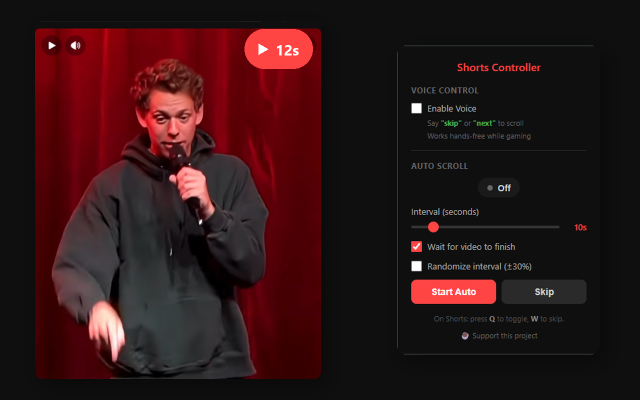
#> input picture store-assets/screenshot-1-1280x800.png, 1280 x 800 px, given in place of screenshot-1784322815769-1.png, which was not available (shown at 1/2 size)
$ python make_screenshot.py
#> lines starting #> are read from the running program, lines starting #| are printed output that depends on the picture; after the words box and inside, x2 and y2 are one past the last pixel; in counts of white or black regions, pixels touching at a corner belong together; pictures that were not available may be replaced by others from this repository, and a replacement may not be noted
from PIL import Image, ImageFilter, ImageDraw, ImageFont

CANVAS_W, CANVAS_H = 1280, 800
BG_COLOR = (15, 15, 15)

RAW_PATH = r"C:\Users\haith\AppData\Local\Temp\claude-chrome-screenshots-Eypg3j\screenshot-1784322815769-1.png"
POPUP_PATH = r"C:\Users\haith\OneDrive\Pictures\Screenshots\shortsautoscroll.png"
OUT_PATH = "store-assets/screenshot-1-1280x800.png"

# Video player crop, measured directly from the raw screenshot, cut just above the
# caption band so no caption text is included.
VIDEO_BOX = (20, 32, 478, 605)


def make_badge(text="12s", scale=3):
    """Render the on-page countdown badge from scratch (matches content.css's
    .yt-as-badge exactly) instead of cropping it out of the page screenshot,
    which drags in YouTube's own adjacent UI chrome."""
    h = 40 * scale
    pad_x = 14 * scale
    icon_size = 11 * scale
    gap = 6 * scale
    font = ImageFont.truetype("C:/Windows/Fonts/segoeuib.ttf", 15 * scale)

    tmp = Image.new("RGBA", (1, 1))
    tw = ImageDraw.Draw(tmp).textlength(text, font=font)

    w = int(pad_x * 2 + icon_size + gap + tw)
    badge = Image.new("RGBA", (w, h), (0, 0, 0, 0))
    d = ImageDraw.Draw(badge)
    d.rounded_rectangle((0, 0, w - 1, h - 1), radius=h // 2, fill=(255, 68, 68, 230))

    cx = pad_x
    cy = h / 2
    d.polygon(
        [(cx, cy - icon_size / 2), (cx, cy + icon_size / 2), (cx + icon_size * 0.9, cy)],
        fill=(255, 255, 255, 255),
    )
    d.text((cx + icon_size + gap, cy), text, font=font, fill=(255, 255, 255, 255), anchor="lm")

    return badge


def rounded_mask(size, radius):
    mask = Image.new("L", size, 0)
    d = ImageDraw.Draw(mask)
    d.rounded_rectangle((0, 0, size[0] - 1, size[1] - 1), radius=radius, fill=255)
    return mask


def drop_shadow(canvas_size, box, mask, blur=22, opacity=170, offset=(10, 14)):
    shadow = Image.new("RGBA", canvas_size, (0, 0, 0, 0))
    shape = Image.new("RGBA", (box[2] - box[0], box[3] - box[1]), (0, 0, 0, opacity))
    shape.putalpha(mask.point(lambda a: int(a * opacity / 255)))
    shadow.paste(shape, (box[0] + offset[0], box[1] + offset[1]), shape)
    return shadow.filter(ImageFilter.GaussianBlur(blur))


def main():
    raw = Image.open(RAW_PATH).convert("RGB")
#> raw is the input picture: PIL image 1280x800 RGB; mean R, G, B 46.6, 20.6, 22

    video = raw.crop(VIDEO_BOX)
    v_scale = 1.25
    video = video.resize((int(video.width * v_scale), int(video.height * v_scale)), Image.LANCZOS)
#> video: PIL image 572x716 RGB
    v_mask = rounded_mask(video.size, 14)
#> in rounded_mask, `mask = Image.new("L", size, 0)`: mask: PIL image 572x716 L; every value is 0
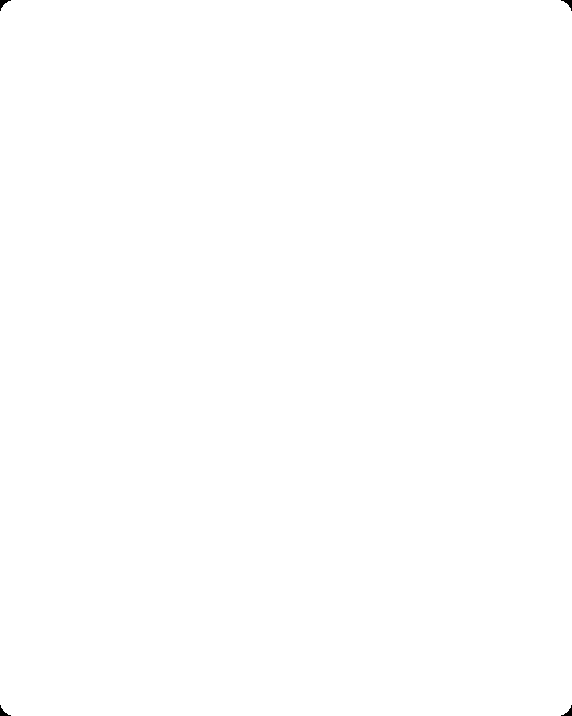
#> v_mask: PIL image 572x716 L; 100% white; 4 black regions, box (x1, y1, x2, y2) and area: (0, 0, 11, 11) 46, (561, 0, 572, 11) 46, (0, 705, 11, 716) 46, (561, 705, 572, 716) 46

    badge = make_badge("12s", scale=2)
#> in make_badge, `badge = Image.new("RGBA", (w, h), (0, 0, 0, 0))`: badge: PIL image 143x80 RGBA; every value is 0
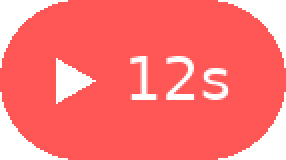
#> badge: PIL image 143x80 RGBA (shown 2 times larger); mean R, G, B, A 224.2, 69.1, 69.1, 203.4; transparent parts drawn white
    b_mask = rounded_mask(badge.size, badge.height // 2)
#> in rounded_mask (call 2), `mask = Image.new("L", size, 0)`: mask: PIL image 143x80 L; every value is 0
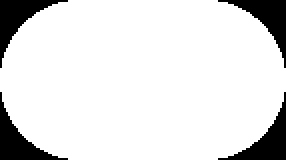
#> b_mask: PIL image 143x80 L (shown 2 times larger); 87.9% white; 4 black regions, box (x1, y1, x2, y2) and area: (0, 0, 34, 34) 346, (109, 0, 143, 34) 346, (0, 46, 34, 80) 346, (109, 46, 143, 80) 346

    popup = Image.open(POPUP_PATH).convert("RGBA")
    p_scale = 1.35
    popup = popup.resize((int(popup.width * p_scale), int(popup.height * p_scale)), Image.LANCZOS)
#> popup: PIL image 1728x1080 RGBA
    p_mask = rounded_mask(popup.size, 18)
#> in rounded_mask (call 3), `mask = Image.new("L", size, 0)`: mask: PIL image 1728x1080 L; every value is 0
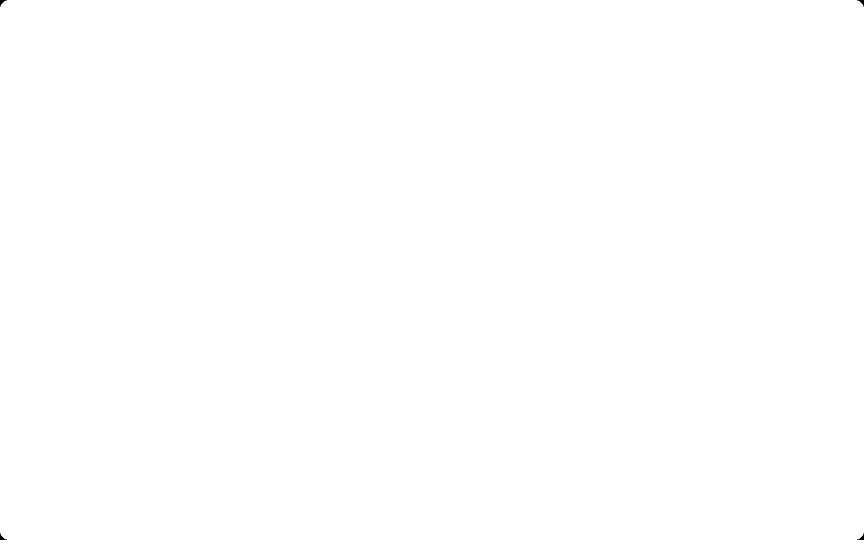
#> p_mask: PIL image 1728x1080 L (shown at 1/2 size); 100% white; 4 black regions, box (x1, y1, x2, y2) and area: (0, 0, 14, 14) 74, (1714, 0, 1728, 14) 74, (0, 1066, 14, 1080) 74, (1714, 1066, 1728, 1080) 74
    popup.putalpha(p_mask)

    # --- layout ---
    v_left, v_top = 70, (CANVAS_H - video.height) // 2
#> v_left = 70; v_top = 42
    p_left, p_top = CANVAS_W - popup.width - 80, (CANVAS_H - popup.height) // 2
#> p_left = -528; p_top = -140
    b_left = v_left + video.width - badge.width - 16
#> b_left = 483
    b_top = v_top + 16
#> b_top = 58

    canvas = Image.new("RGBA", (CANVAS_W, CANVAS_H), BG_COLOR + (255,))

    v_box_abs = (v_left, v_top, v_left + video.width, v_top + video.height)
#> v_box_abs = (70, 42, 642, 758)
    p_box_abs = (p_left, p_top, p_left + popup.width, p_top + popup.height)
#> p_box_abs = (-528, -140, 1200, 940)

    canvas = Image.alpha_composite(canvas, drop_shadow(canvas.size, v_box_abs, v_mask))
#> in drop_shadow, `shadow = Image.new("RGBA", canvas_size, (0, 0, 0, 0))`: shadow: PIL image 1280x800 RGBA; every value is 0
    canvas = Image.alpha_composite(canvas, drop_shadow(canvas.size, p_box_abs, p_mask))
#> call 2 of drop_shadow, with canvas_size = (1280, 800), box = (-528, -140, 1200, 940), blur = 22, opacity = 170, offset = (10, 14)
#> in drop_shadow (call 2), `shape.putalpha(mask.point(lambda a: int(a * opacity / 255)))`:
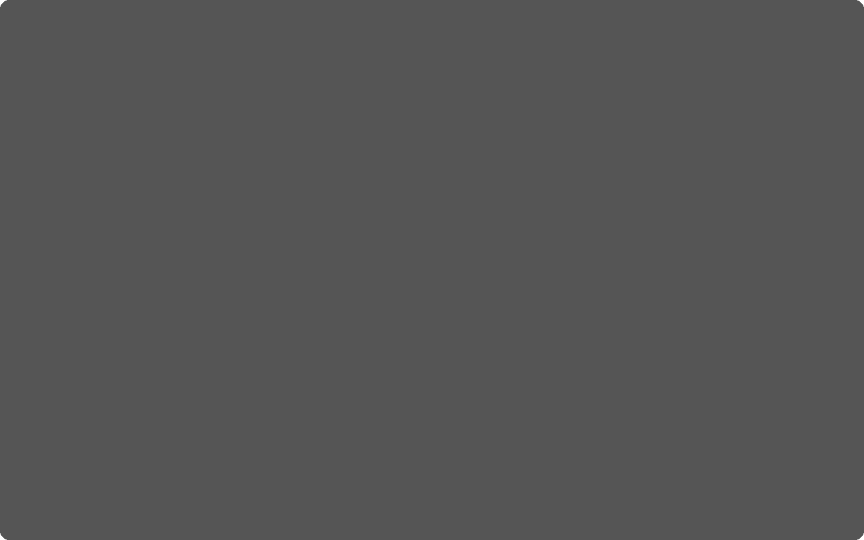
#> shape: PIL image 1728x1080 RGBA (shown at 1/2 size); mean R, G, B, A 0, 0, 0, 170; transparent parts drawn white
#> in drop_shadow (call 2), `return shadow.filter(ImageFilter.GaussianBlur(blur))`:
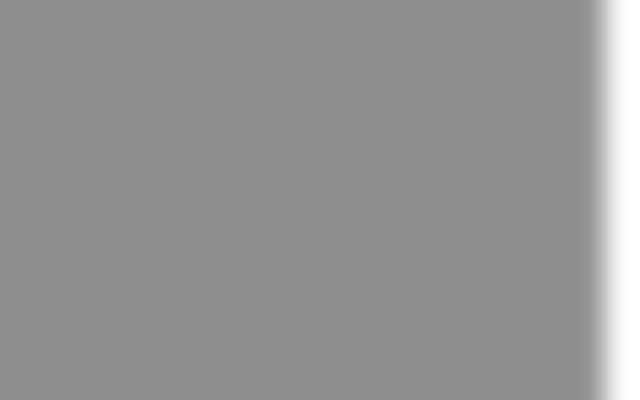
#> returned value: PIL image 1280x800 RGBA (shown at 1/2 size); mean R, G, B, A 0, 0, 0, 106.8; transparent parts drawn white

    video_rgba = video.convert("RGBA")
    video_rgba.putalpha(v_mask)
    canvas.paste(video_rgba, (v_left, v_top), video_rgba)
    canvas.paste(popup, (p_left, p_top), popup)
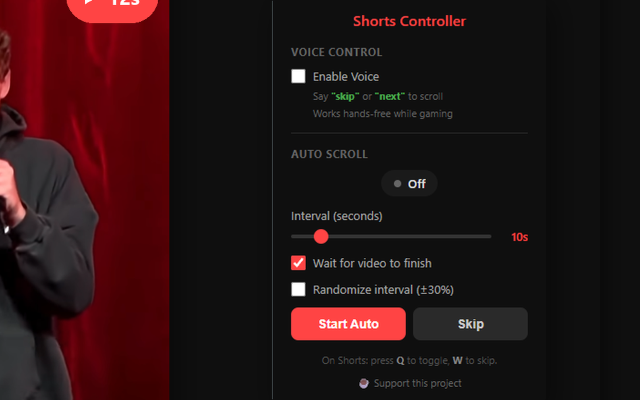
#> canvas: PIL image 1280x800 RGBA (shown at 1/2 size); mean R, G, B, A 39.2, 18.5, 19.7, 255

    badge_rgba = badge.convert("RGBA")
    badge_rgba.putalpha(b_mask)
    canvas.paste(badge_rgba, (b_left, b_top), badge_rgba)

    final = canvas.convert("RGB")
    final.save(OUT_PATH)
    print("saved", OUT_PATH, final.size, final.mode)
#| saved store-assets/screenshot-1-1280x800.png (1280, 800) RGB


if __name__ == "__main__":
    main()
